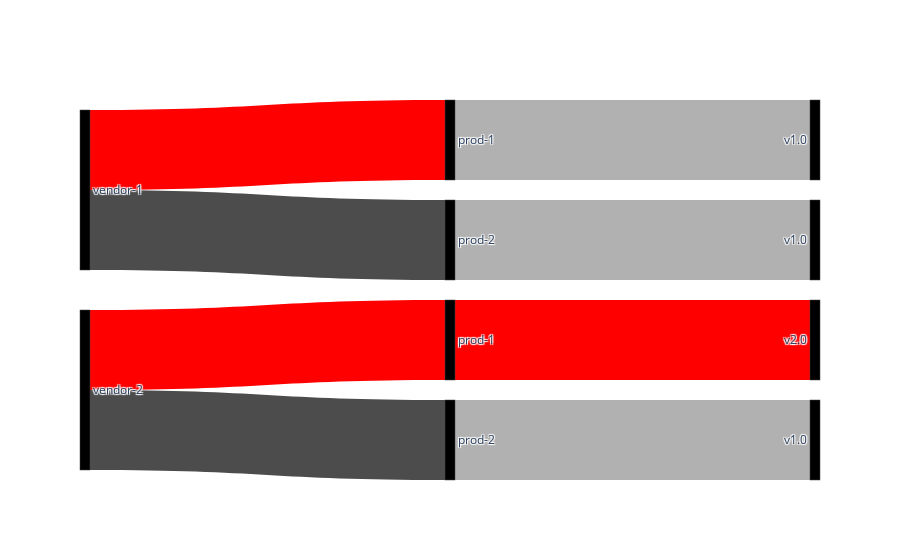

Notebook code cell kept with this figure:
### Markdown cell above
# Plots

### Code cell
lconfs = [
    dp.make_lab_conf("*", 'red'),
    dp.make_lab_conf("*:v1.0", 'rgba(100,100,100,0.5)'),
    dp.make_lab_conf("*:prod-2", 'rgba(0,0,0,0.7)'),
]

dp.sankey_figure(test_data, "vendor", "product", "version", lconfs=lconfs).show()

### Figure 1 — Plotly figure (JSON) as saved in the notebook; plotly's stock layout.template omitted (floating-point values rounded to 4 significant figures)
{"data": [{"link": {"color": ["rgba(100,100,100,0.5)", "red", "rgba(100,100,100,0.5)", "rgba(0,0,0,0.7)", "red", "red", "rgba(100,100,100,0.5)", "rgba(0,0,0,0.7)"], "source": [1, 4, 3, 4, 6, 9, 8, 9], "target": [0, 1, 2, 3, 5, 6, 7, 8], "value": [1, 1, 1, 1, 1, 1, 1, 1]}, "node": {"color": "black", "label": ["v1.0", "prod-1", "v1.0", "prod-2", "vendor-1", "v2.0", "prod-1", "v1.0", "prod-2", "vendor-2"], "thickness": 10}, "type": "sankey"}], "layout": {}}
